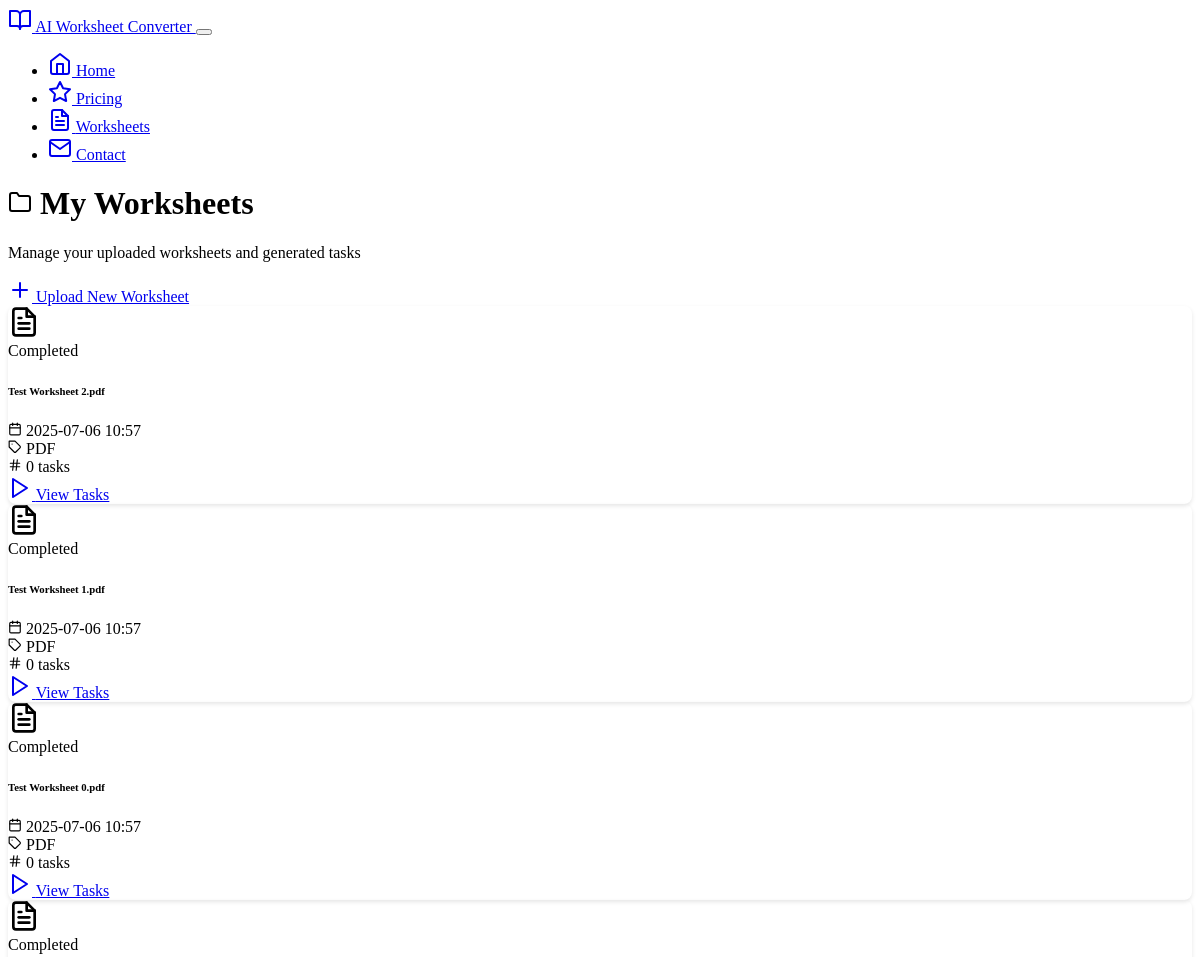
/worksheets (upper part), run on an earlier commit of the app's database.
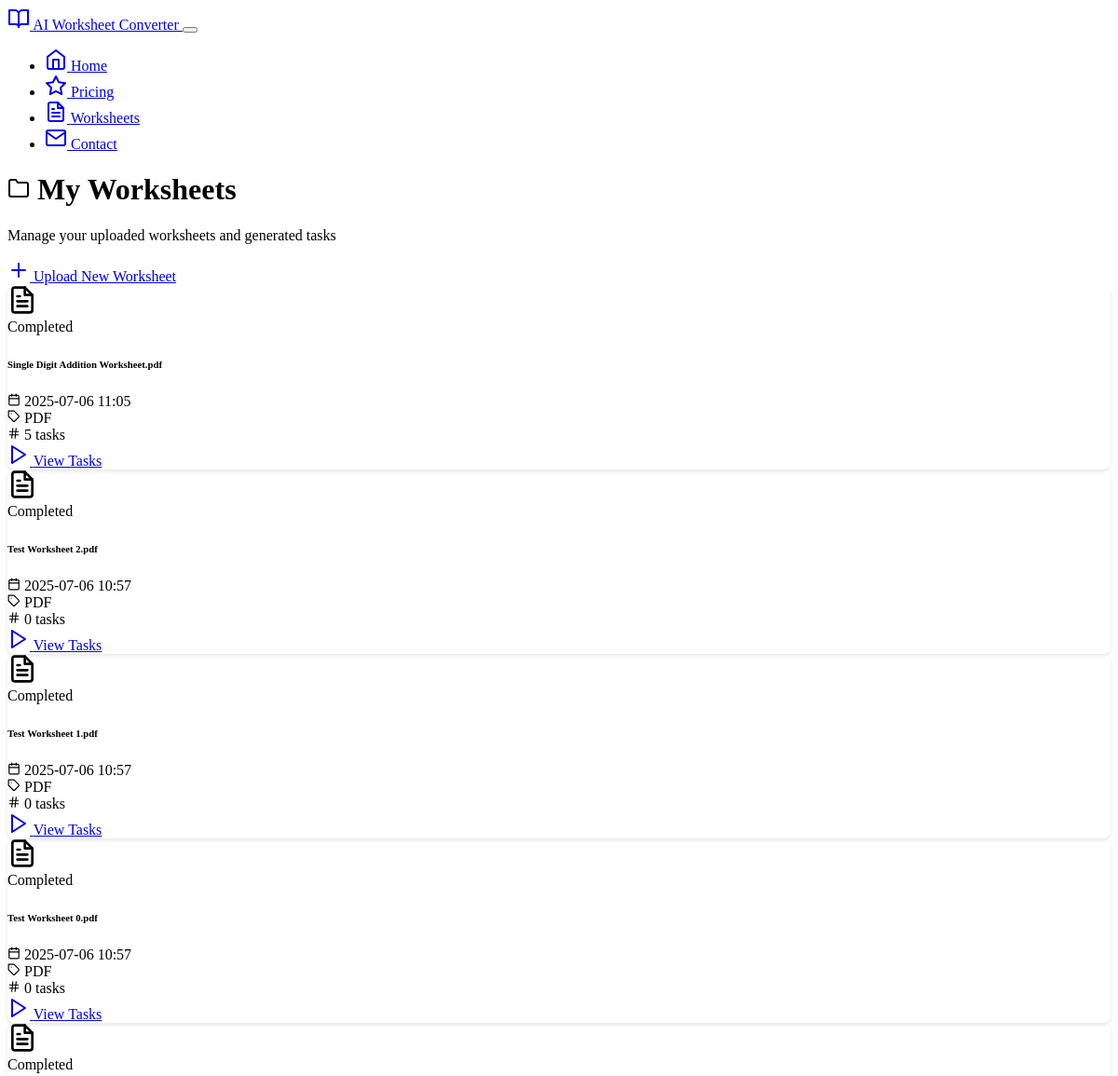
And on a later commit of the database.
### models.py (models this page shows)
class Worksheet(db.Model):
    id = db.Column(db.Integer, primary_key=True)
    filename = db.Column(db.String(255), nullable=False)
    original_filename = db.Column(db.String(255), nullable=False)
    file_type = db.Column(db.String(10), nullable=False)  # 'pdf' or 'docx'
    extracted_text = db.Column(Text)
    upload_date = db.Column(db.DateTime, default=datetime.utcnow)
    processing_status = db.Column(db.String(20), default='pending')  # pending, processing, completed, failed
    user_id = db.Column(db.Integer, db.ForeignKey('user.id'), nullable=True)  # Link to user
    tasks = db.relationship('Task', backref='worksheet', lazy=True, cascade='all, delete-orphan')

### routes/tasks.py (the view)
@tasks_bp.route('/worksheets')
def list_worksheets():
    try:
        worksheets = Worksheet.query.order_by(Worksheet.upload_date.desc()).all()
        return render_template('worksheets.html', worksheets=worksheets)
    except Exception as e:
        logger.error(f"Error listing worksheets: {str(e)}")
        flash(f'Error loading worksheets: {str(e)}', 'error')
        return redirect(url_for('index'))

### templates/worksheets.html (shortened to what this page needs)
{% extends "base.html" %}
{% block content %}
<div class="row">
    <div class="col-lg-10 mx-auto">
        <div class="d-flex justify-content-between align-items-center mb-4">
            <div>
                <h1 class="h3 mb-1">
                    <i data-feather="folder" class="me-2"></i>
                    My Worksheets
                </h1>
                <p class="text-muted mb-0">Manage your uploaded worksheets and generated tasks</p>
            </div>
            <div>
                <a href="{{ url_for('index') }}" class="btn btn-primary">
                    <i data-feather="plus" class="me-1"></i>
                    Upload New Worksheet
                </a>
            </div>
        </div>
        {% if worksheets %}
            <div class="row">
                {% for worksheet in worksheets %}
                    <div class="col-md-6 col-lg-4 mb-4">
                        <div class="card h-100">
                            <div class="card-body">
                                <div class="d-flex justify-content-between align-items-start mb-3">
                                    <div class="file-icon">
                                        {% if worksheet.file_type == 'pdf' %}
                                            <i data-feather="file-text" class="text-danger" style="width: 32px; height: 32px;"></i>
                                        {% else %}
                                            <i data-feather="file" class="text-primary" style="width: 32px; height: 32px;"></i>
                                        {% endif %}
                                    </div>
                                    <span class="badge bg-{{ 'success' if worksheet.processing_status == 'completed' else 'warning' if worksheet.processing_status == 'processing' else 'danger' }}">
                                        {{ worksheet.processing_status.title() }}
                                    </span>
                                </div>
                                <h6 class="card-title text-truncate" title="{{ worksheet.original_filename }}">
                                    {{ worksheet.original_filename }}
                                </h6>
                                <div class="card-text text-muted small mb-3">
                                    <div class="mb-1">
                                        <i data-feather="calendar" class="me-1" style="width: 14px; height: 14px;"></i>
                                        {{ worksheet.upload_date.strftime('%Y-%m-%d %H:%M') }}
                                    </div>
                                    <div class="mb-1">
                                        <i data-feather="tag" class="me-1" style="width: 14px; height: 14px;"></i>
                                        {{ worksheet.file_type.upper() }}
                                    </div>
                                    <div>
                                        <i data-feather="hash" class="me-1" style="width: 14px; height: 14px;"></i>
                                        {{ worksheet.tasks|length }} tasks
                                    </div>
                                </div>
                            </div>
                            <div class="card-footer bg-transparent">
                                {% if worksheet.processing_status == 'completed' %}
                                    <a href="{{ url_for('tasks.view_tasks', worksheet_id=worksheet.id) }}"
                                       class="btn btn-primary btn-sm w-100">
                                        <i data-feather="play" class="me-1"></i>
                                        View Tasks
                                    </a>
                                {% elif worksheet.processing_status == 'processing' %}
                                    <button class="btn btn-warning btn-sm w-100" disabled>
                                        <span class="spinner-border spinner-border-sm me-2" role="status"></span>
                                        Processing...
                                    </button>
                                {% else %}
                                    <button class="btn btn-danger btn-sm w-100" disabled>
                                        <i data-feather="alert-circle" class="me-1"></i>
                                        Processing Failed
                                    </button>
                                {% endif %}
                            </div>
                        </div>
                    </div>
                {% endfor %}
            </div>
        {% endif %}
    </div>
</div>
{% endblock %}

### templates/base.html (shortened to what this page needs)
<!DOCTYPE html>
<html lang="en" data-bs-theme="dark">
<head>
    <link href="https://cdn.replit.com/agent/bootstrap-agent-dark-theme.min.css" rel="stylesheet">
    <link rel="stylesheet" href="{{ url_for('static', filename='css/custom.css') }}">
</head>
<body>
    <nav class="navbar navbar-expand-lg navbar-dark bg-dark">
        <div class="container">
            <a class="navbar-brand" href="{{ url_for('index') }}">
                <i data-feather="book-open" class="me-2"></i>
                AI Worksheet Converter
            </a>
            <button class="navbar-toggler" type="button" data-bs-toggle="collapse" data-bs-target="#navbarNav">
            </button>
            <div class="collapse navbar-collapse" id="navbarNav">
                <ul class="navbar-nav ms-auto">
                    <li class="nav-item">
                        <a class="nav-link" href="{{ url_for('index') }}">
                            <i data-feather="home" class="me-1"></i>
                            Home
                        </a>
                    </li>
                    <li class="nav-item">
                        <a class="nav-link" href="{{ url_for('subscription.pricing') }}">
                            <i data-feather="star" class="me-1"></i>
                            Pricing
                        </a>
                    </li>
                    <li class="nav-item">
                        <a class="nav-link" href="{{ url_for('tasks.list_worksheets') }}">
                            <i data-feather="file-text" class="me-1"></i>
                            Worksheets
                        </a>
                    </li>
                    <li class="nav-item">
                        <a class="nav-link" href="{{ url_for('contact.contact') }}">
                            <i data-feather="mail" class="me-1"></i>
                            Contact
                        </a>
                    </li>
                </ul>
            </div>
        </div>
    </nav>
    <main class="container my-4">
        {% block content %}{% endblock %}
    </main>
</body>
</html>

### static/css/custom.css (style rules this page uses)
:root { --task-border-radius: 8px; --task-shadow: 0 2px 4px rgba(0, 0, 0, 0.1); --success-color: #22c55e; --error-color: #ef4444; --warning-color: #f59e0b; }
.btn { border-radius: 6px; font-weight: 500; transition: all 0.2s ease; }
.card { border-radius: var(--task-border-radius); box-shadow: var(--task-shadow); transition: all 0.3s ease; }

What changed in the data, as far as the page shows it:
added Worksheet: processing_status "Completed", original_filename "Single Digit Addition Worksheet.pdf", upload_date "2025-07-06 11:05", file_type "PDF", tasks|length "5"
